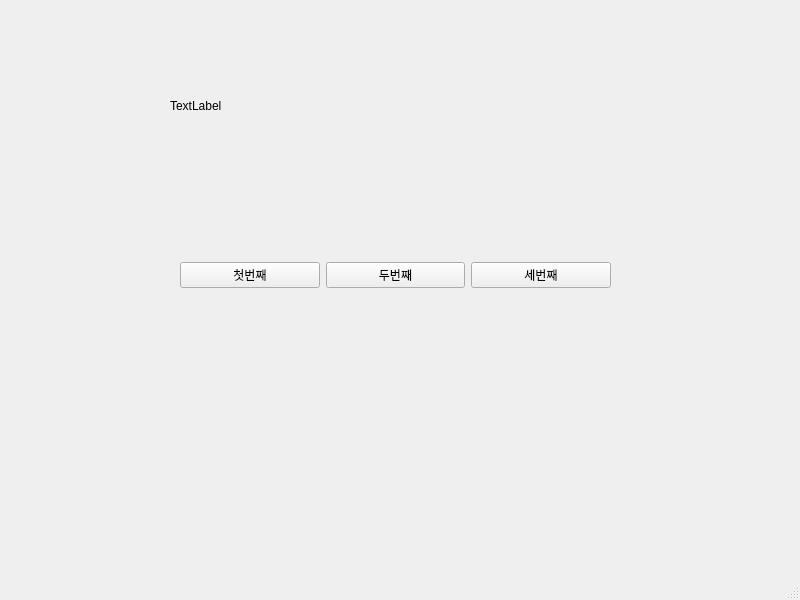
<?xml version="1.0" encoding="UTF-8"?>
<ui version="4.0">
 <class>MainWindow</class>
 <widget class="QMainWindow" name="MainWindow">
  <property name="geometry">
   <rect>
    <x>0</x>
    <y>0</y>
    <width>800</width>
    <height>600</height>
   </rect>
  </property>
  <property name="windowTitle">
   <string>MainWindow</string>
  </property>
  <widget class="QWidget" name="centralwidget">
   <widget class="QWidget" name="horizontalLayoutWidget">
    <property name="geometry">
     <rect>
      <x>180</x>
      <y>180</y>
      <width>431</width>
      <height>191</height>
     </rect>
    </property>
    <layout class="QHBoxLayout" name="horizontalLayout">
     <item>
      <widget class="QPushButton" name="pushButton_2">
       <property name="text">
        <string>첫번째</string>
       </property>
      </widget>
     </item>
     <item>
      <widget class="QPushButton" name="pushButton">
       <property name="text">
        <string>두번째</string>
       </property>
      </widget>
     </item>
     <item>
      <widget class="QPushButton" name="pushButton_3">
       <property name="text">
        <string>세번째</string>
       </property>
      </widget>
     </item>
    </layout>
   </widget>
   <widget class="QLabel" name="label">
    <property name="geometry">
     <rect>
      <x>170</x>
      <y>80</y>
      <width>441</width>
      <height>51</height>
     </rect>
    </property>
    <property name="text">
     <string>TextLabel</string>
    </property>
   </widget>
  </widget>
  <widget class="QMenuBar" name="menubar">
   <property name="geometry">
    <rect>
     <x>0</x>
     <y>0</y>
     <width>800</width>
     <height>21</height>
    </rect>
   </property>
  </widget>
  <widget class="QStatusBar" name="statusbar"/>
 </widget>
 <resources/>
 <connections>
  <connection>
   <sender>pushButton_2</sender>
   <signal>clicked()</signal>
   <receiver>MainWindow</receiver>
   <slot>firstClick()</slot>
   <hints>
    <hint type="sourcelabel">
     <x>254</x>
     <y>299</y>
    </hint>
    <hint type="destinationlabel">
     <x>315</x>
     <y>400</y>
    </hint>
   </hints>
  </connection>
  <connection>
   <sender>pushButton</sender>
   <signal>clicked()</signal>
   <receiver>MainWindow</receiver>
   <slot>secondClick()</slot>
   <hints>
    <hint type="sourcelabel">
     <x>426</x>
     <y>300</y>
    </hint>
    <hint type="destinationlabel">
     <x>459</x>
     <y>386</y>
    </hint>
   </hints>
  </connection>
  <connection>
   <sender>pushButton_3</sender>
   <signal>clicked()</signal>
   <receiver>MainWindow</receiver>
   <slot>thirdClick()</slot>
   <hints>
    <hint type="sourcelabel">
     <x>565</x>
     <y>290</y>
    </hint>
    <hint type="destinationlabel">
     <x>658</x>
     <y>379</y>
    </hint>
   </hints>
  </connection>
 </connections>
 <slots>
  <slot>firstClick()</slot>
  <slot>secondClick()</slot>
  <slot>thirdClick()</slot>
 </slots>
</ui>
